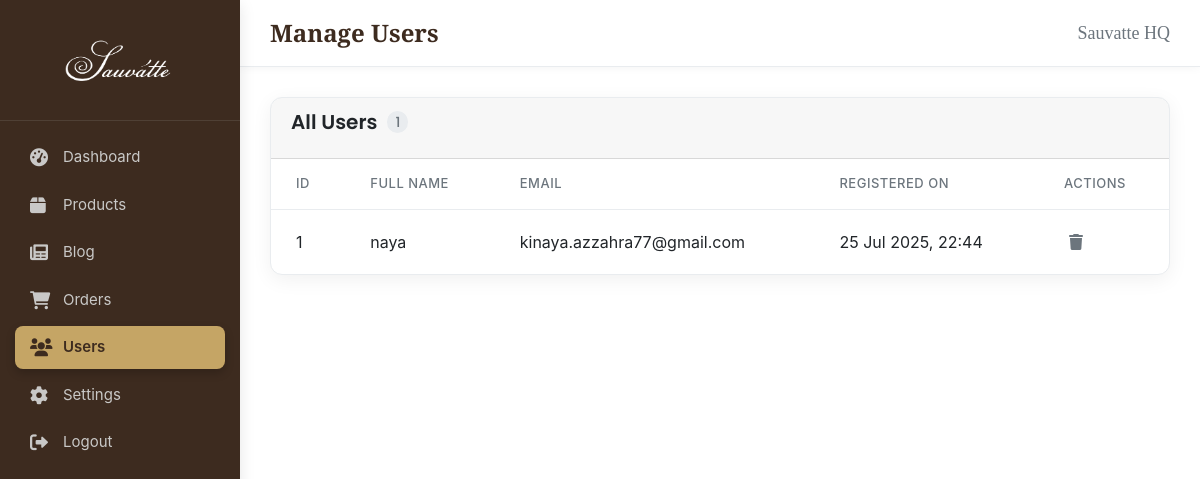
Before: /admin/users.php (signed in) with the older database file.
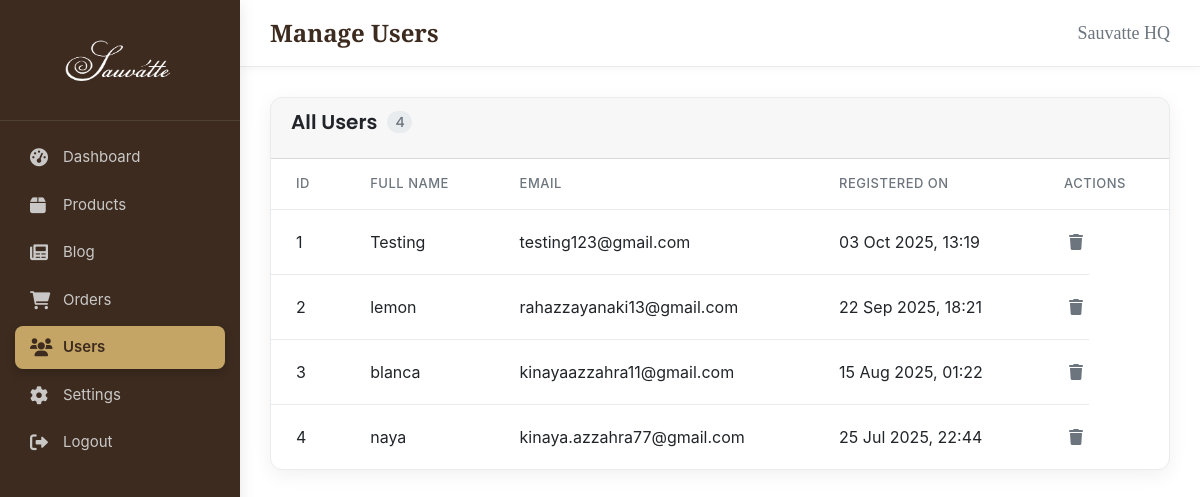
After: the same page with the newer database file.
### tables this page shows
CREATE TABLE `users` (
  `id` int(11) NOT NULL,
  `full_name` varchar(100) NOT NULL,
  `email` varchar(100) NOT NULL,
  `password` varchar(255) NOT NULL,
  `role` enum('user','admin') DEFAULT 'user',
  `is_verified` tinyint(1) NOT NULL DEFAULT 0 COMMENT '0 = belum, 1 = sudah',
  `verification_token` varchar(255) DEFAULT NULL,
  `reset_token` varchar(255) DEFAULT NULL,
  `reset_token_expires_at` datetime DEFAULT NULL,
  `created_at` timestamp NOT NULL DEFAULT current_timestamp()
);

### admin/users.php (the view, shortened to what this page needs)
<?php
include 'includes/header_admin.php';
$users_result = $conn->query("
    SELECT id, full_name, email, created_at
    FROM users
    WHERE role = 'user'
    ORDER BY created_at DESC
");
$user_count = $users_result ? $users_result->num_rows : 0;
?>
<div class="content-wrapper-card">
    <div class="card-header">
        <h2 class="card-title">All Users <span class="item-count"><?php echo $user_count; ?></span></h2>
    </div>
    <div class="card-body no-padding">
        <table class="table-modern">
            <thead>
                <tr>
                    <th>ID</th>
                    <th>Full Name</th>
                    <th>Email</th>
                    <th>Registered On</th>
                    <th>Actions</th>
                </tr>
            </thead>
            <tbody>
                <?php if ($users_result && $users_result->num_rows > 0): ?>
                    <?php $nomor = 1;  ?>
                    <?php while($user = $users_result->fetch_assoc()): ?>
                        <tr>
                            <td><?php echo $nomor; ?></td> <td><?php echo htmlspecialchars($user['full_name']); ?></td>
                            <td><?php echo htmlspecialchars($user['email']); ?></td>
                            <td><?php echo date('d M Y, H:i', strtotime($user['created_at'])); ?></td>
                            <td class="actions">
                                <form action="users.php" method="POST" style="display:inline; margin:0;">
                                    <button type="submit" name="delete_user" class="action-icon" title="Delete" onclick="return confirm('Are you sure you want to delete this user? This action cannot be undone.')">
                                        <i class="fas fa-trash"></i>
                                    </button>
                                </form>
                            </td>
                        </tr>
                    <?php $nomor++;  ?>
                    <?php endwhile; ?>
                <?php else: ?>
                    <tr>
                        <td colspan="5" class="no-data">No users found.</td>
                    </tr>
                <?php endif; ?>
            </tbody>
        </table>
    </div>
</div>
<?php include 'includes/footer_admin.php'; ?>

### admin/includes/header_admin.php (shortened to what this page needs)
<!DOCTYPE html>
<html lang="id">
<head>
    <link rel="stylesheet" href="assets/css/admin-style.css">
    <link rel="stylesheet" href="https://cdnjs.cloudflare.com/ajax/libs/font-awesome/6.0.0-beta3/css/all.min.css">
    <link rel="stylesheet" href="https://stackpath.bootstrapcdn.com/bootstrap/4.5.2/css/bootstrap.min.css">
    <link href="https://cdn.jsdelivr.net/npm/summernote@0.8.18/dist/summernote-bs4.min.css" rel="stylesheet">
</head>
<body>
    <div class="admin-wrapper">
        <aside class="sidebar">
        <div class="sidebar-header">
                <img src="../assets/img/logo.png" alt="Sauvatte Admin Logo" class="sidebar-logo">
            </div>
            <ul class="sidebar-menu">
                <li><a href="index.php"><i class="fas fa-tachometer-alt"></i> Dashboard</a></li>
                <li><a href="manage_products.php"><i class="fas fa-box"></i> Products</a></li>
                <li><a href="manage_blog.php"><i class="fas fa-newspaper"></i> Blog</a></li>
                <li><a href="orders.php"><i class="fas fa-shopping-cart"></i> Orders</a></li>
                <li><a href="users.php"><i class="fas fa-users"></i> Users</a></li>
                <li><a href="settings.php"><i class="fas fa-cog"></i> Settings</a></li>
                <li><a href="logout.php"><i class="fas fa-sign-out-alt"></i> Logout</a></li>
            </ul>
        </aside>
        <main class="main-content">
            <header class="main-header">
                <div class="header-title"></div>
                <div class="header-user">
<span>Sauvatte HQ</span>
                </div>
            </header>
            <div class="content-body">

### admin/includes/footer_admin.php (shortened to what this page needs)
</div> </main> </div> <script src="https://code.jquery.com/jquery-3.5.1.min.js"></script>
</body>
</html>

### admin/assets/css/admin-style.css (style rules this page uses)
:root { --primary-color: #007bff; --sidebar-bg: #3D2B1F; --bg-color: #FBF9F1; --dark-color: #212529; --sidebar-text: #ECF0F1; --grey-color: #6c757d; --white-color: #ffffff; --danger-color: #dc3545; --border-color: #e9ecef; --shadow-medium: 0 4px 15px rgba(0, 0, 0, 0.1); --sidebar-width: 240px; }
body { font-family: 'Poppins', sans-serif; margin: 0; background-color: var(--bg-color); font-size: 14px; color: var(--dark-color); }
a { text-decoration: none; transition: color 0.2s; }
.admin-wrapper { display: flex; }
.sidebar { width: var(--sidebar-width); background: var(--sidebar-bg); color: var(--sidebar-text); height: 100vh; position: fixed; top: 0; left: 0; box-shadow: var(--shadow-medium); z-index: 1000; }
.sidebar-header { padding: 30px 20px; text-align: center; border-bottom: 1px solid rgba(236, 240, 241, 0.1); }
.sidebar-header .sidebar-logo { max-width: 100%; height: auto; max-height: 60px; margin: 0; filter: brightness(0) invert(1); }
.sidebar-menu { list-style: none; padding: 15px; margin: 0; }
.sidebar-menu li { margin-bottom: 5px; }
.sidebar-menu a, .sidebar-menu a:visited { display: flex; align-items: center; color: var(--sidebar-text); padding: 10px 15px; text-decoration: none; border-radius: 8px; transition: all 0.2s ease; font-size: 15px; opacity: 0.8; }
.sidebar-menu a.active { background: #C5A565; color: var(--sidebar-bg); opacity: 1; font-weight: 600; border-left: none; box-shadow: 0 4px 10px rgba(0, 0, 0, 0.2); }
.sidebar-menu a i { margin-right: 15px; width: 18px; font-size: 18px; }
.main-content { margin-left: var(--sidebar-width); width: calc(100% - var(--sidebar-width)); min-height: 100vh; }
.main-header { display: flex; justify-content: space-between; align-items: center; background: var(--white-color); padding: 15px 30px; border-bottom: 1px solid var(--border-color); box-shadow: 0 0 10px rgba(0, 0, 0, 0.05); position: sticky; top: 0; z-index: 999; }
.header-title { font-family: 'Playfair Display', serif; font-size: 24px; font-weight: 700; color: var(--sidebar-bg); }
.header-user { font-family: 'Playfair Display', serif; font-size: 18px; font-weight: 400; color: var(--grey-color); }
.content-body { padding: 30px; }
.content-wrapper-card { background-color: var(--white-color); border-radius: 12px; box-shadow: 0 5px 20px rgba(0, 0, 0, 0.06); border: 1px solid var(--border-color); overflow: hidden; }
.card-header { display: flex; justify-content: space-between; align-items: center; padding: 20px 25px; border-bottom: 1px solid var(--border-color); }
.card-title { margin: 0; font-size: 20px; font-weight: 600; color: var(--dark-color); display: flex; align-items: center; gap: 10px; font-family: 'Poppins', sans-serif; }
.item-count { font-size: 14px; font-weight: 500; background-color: #e9ecef; color: var(--grey-color); padding: 3px 8px; border-radius: 50px; }
.card-body.no-padding { padding: 0; }
.table-modern { width: 100%; border-collapse: collapse; }
.table-modern th, .table-modern td { padding: 15px 25px; text-align: left; border-bottom: 1px solid var(--border-color); vertical-align: middle; }
.table-modern tbody tr:last-child td { border-bottom: none; }
.table-modern thead th { font-weight: 500; color: var(--grey-color); font-size: 13px; text-transform: uppercase; letter-spacing: 0.5px; }
.table-modern tbody tr { transition: background-color 0.2s ease; }
.table-modern .actions { display: flex; align-items: center; gap: 15px; }
.action-icon { background: none; border: none; cursor: pointer; padding: 5px; font-size: 16px; color: var(--grey-color); transition: color 0.2s ease; }
.table-modern .actions { width: 1%; white-space: nowrap; }

Changed rows visible on the page:
added users: full_name "Testing", email "testing123@gmail.com", created_at "03 Oct 2025, 13:19"
added users: full_name "lemon", email "rahazzayanaki13@gmail.com", created_at "22 Sep 2025, 18:21"
added users: full_name "blanca", email "kinayaazzahra11@gmail.com", created_at "15 Aug 2025, 01:22"
Other visible differences:
$user_count: "1" → "4"
